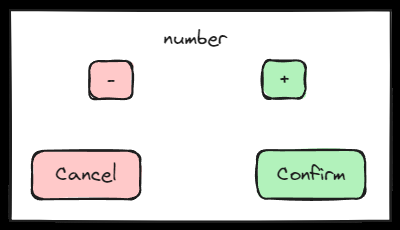
#> input picture npc/platform/BASYS/src/vga_coe/subui.png, 400 x 230 px
$ python transform.py
#> lines starting #> are read from the running program, lines starting #| are printed output that depends on the picture; after the words box and inside, x2 and y2 are one past the last pixel; in counts of white or black regions, pixels touching at a corner belong together
import cv2
import numpy as np

image_array = cv2.imread('subui.png')
#> image_array is the input picture: shape (230, 400, 3); mean B, G, R 204.3, 207.8, 207.2

gray = cv2.cvtColor(image_array, cv2.COLOR_BGR2GRAY)
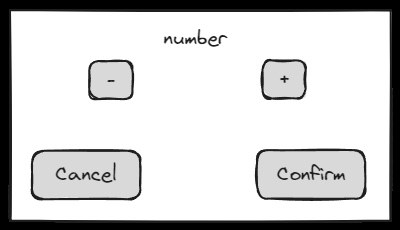
#> gray: shape (230, 400); min 0, max 255, mean 207.2
_, thresh = cv2.threshold(gray, 1, 255, cv2.THRESH_BINARY)
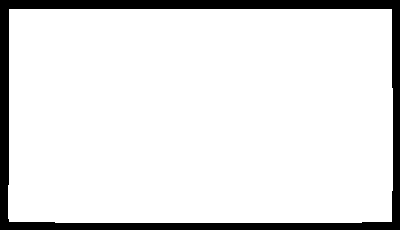
#> thresh: shape (230, 400); 89.2% white; 1 black region
contours, _ = cv2.findContours(thresh, cv2.RETR_EXTERNAL, cv2.CHAIN_APPROX_SIMPLE)
#> contours = 1 contour; box (x1, y1, x2, y2) and area: (8, 9, 393, 223) 81428
x, y, w, h = cv2.boundingRect(contours[0])
#> x = 8; y = 9; w = 385; h = 214
cropped_image = image_array[y:y+h, x:x+w]
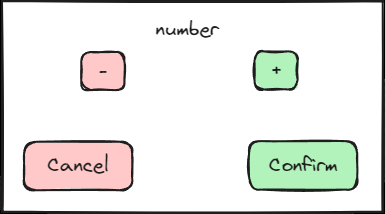
#> cropped_image: shape (214, 385, 3); mean B, G, R 228.1, 232.1, 231.3

# Resize the cropped image to 200x120
image_array = cv2.resize(cropped_image, (200, 120))
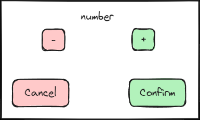
#> image_array: shape (120, 200, 3); mean B, G, R 227.9, 231.9, 231.1

[height, width, channels] = image_array.shape
#> height = 120; width = 200; channels = 3

red = image_array[:, :, 2]
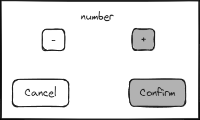
#> red: shape (120, 200); min 5, max 255, mean 231.1
green = image_array[:, :, 1]
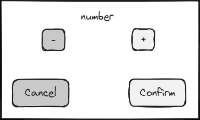
#> green: shape (120, 200); min 5, max 255, mean 231.9
blue = image_array[:, :, 0]
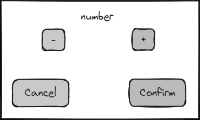
#> blue: shape (120, 200); min 5, max 255, mean 227.9

r = red.flatten().astype(np.uint32)
g = green.flatten().astype(np.uint32)
b = blue.flatten().astype(np.uint32)

rgb = np.zeros(height * width, dtype=np.uint32)

for i in range(height * width):
    rgb[i] = ((r[i] >> 4) << 8) | ((g[i] >> 4) << 4) | (b[i] >> 4)

with open('subui.coe', 'w') as f:
    f.write("memory_initialization_radix=16;\n")
    f.write("memory_initialization_vector=\n")
    for i in range(len(rgb)):
        # 将每个 RGB 值以 16 进制格式写入文件
        f.write(f"{hex(rgb[i])[2:].zfill(3)},\n")  # zfill(3) 保证 3 位输出
    f.write(";")

cv2.imshow('image', image_array)
cv2.waitKey(0)
cv2.destroyAllWindows()
